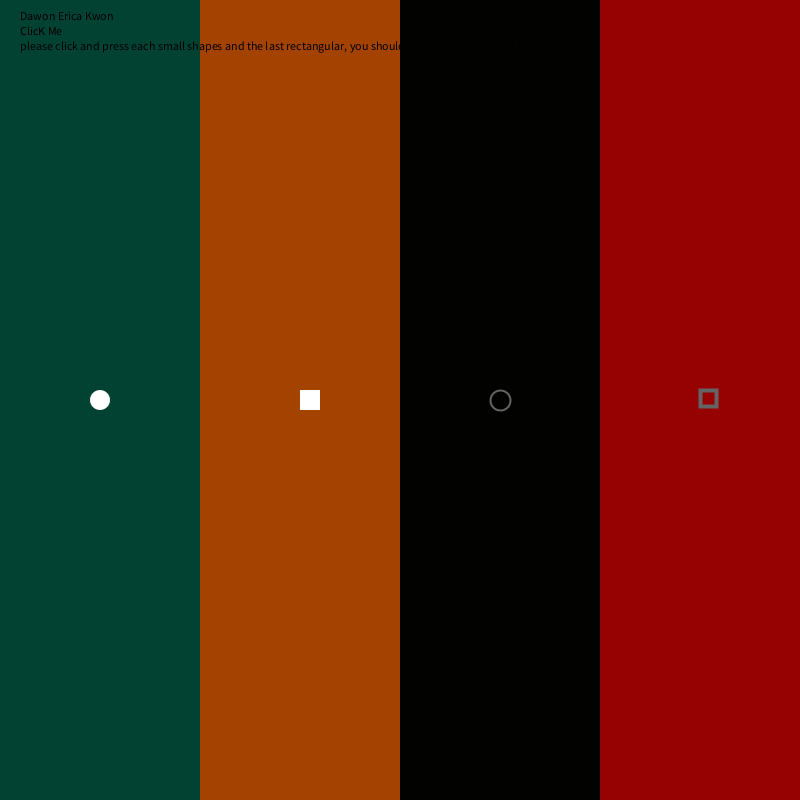
Frame 1 (no input)
Frame 60 (the mouse pressed at the canvas centre just before this capture): identical to frame 1, image omitted
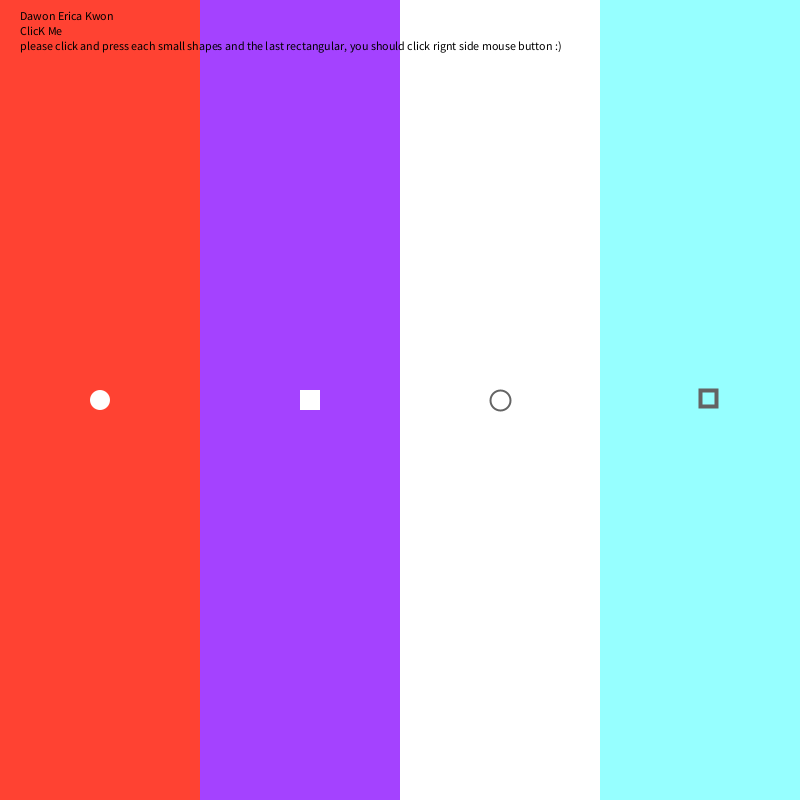
Frame 120 (the mouse held since frame 60 and released just before this capture)

The Processing sketch that drew these frames (run headless with seeded random() and noise(); from frame 60 on, the mouse is pressed at the canvas centre):

// Processing sketch: SS3_EricaKwon
// ── SS3_EricaKwon.pde
//Dawon Erica Kwon
// Title : Click me
//there are four different designs, so you can click 
//each other * the last one, you should click right mouse button.


boolean button=false;
float count=0;
float x=0;
float y=0;
float r=random(255);
float g=random(255);
float b=random(255);
float a=random(255);
  float distance=abs(mouseX-1);
  float opposit=abs(mouseX+2);
  float d=0;
  float e=0;
  float f=0;
  float h=0;
  float i=0;
  float j=0;
  
int x1=0;
int y1=0;
int x2=0;
int y2=0;
int x3=0;
int y3=0;
int x4=0;
int y4=0;
int x5=0;
int y5=0;
int speed=3;
int state=0;
  
void setup(){
  size(800,800);
}
void draw(){
  float distance=abs(mouseX-1);
  float opposit=abs(mouseX+2);
  background(255);

  
  noStroke();
  fill(distance,g,50);
  rect(0,0,200,height);
  fill(r,g,opposit);
  rect(200,0,200,height);
  fill(opposit,opposit,distance);
  rect(400,0,200,height);
  fill(150,distance,opposit);
  rect(600,0,200,height);
  
 
  fill(255);
  ellipse(100,height/2,x+20,y+20);
  rect(300,height/2-10,d+20,e+20);
  noFill();
  stroke(100);
  strokeWeight(2);
  ellipse(500,height/2,f+20,h+20);
    strokeWeight(4);
    rect(700,height/2-10,i+16,j+16);
  
  float r=random(0,255);
float g=random(0,255);
float b=random(0,255);
float a=random(0,255);
  if(mouseX>80 && mouseX<120 && mouseY>height/2-20 && mouseY<height/2+20){
    button=true;
  }else{
    button=false;
  } if(button){
    x=x+2;
    y=y+2;
  }else{
    x=0;
    y=0;
  }if(x>100){
  fill(0);
  }if(x>200){
  fill(252,227,108);
   } if (button){
      x=x+0.1;
     y=y+0.1;
     stroke(255);
     strokeWeight(1);
     ellipse(100,200,x,y);
     ellipse(100,600,x,y);
     ellipse(100,400,x,y);
  }
  if(mouseX>300 && mouseX<320 && mouseY>height/2-10 && mouseY<height/2+20){
    button=true;
  }else{
    button=false;
  }if(button){
    noStroke();
 fill(0);
 rect(x1,y1,20,20);
 
//first
 if(state==0){
   x1=x1+speed*5;
   if(x1>380){
     x1=380;
     state=1;
   }
   }else if(state==1){
   y1=y1+speed*2;
   if(y1>height-20){
     y1=height-20;
     state=2;
   }
   }else if(state==2){
     x1=x1-speed*3;
     if(x1<200){
     x1=200;
     state=3;
     }
   }else if(state==3){
   y1=y1-speed;
   if(y1<0){
  y1=0;
   state=0;
   }
   }
   }
  
//second
 if(mousePressed){
   if(mouseX>300 && mouseX<320 && mouseY>height/2-10 && mouseY<height/2+20){
     stroke(255);
   fill(81,199,198);
   rect(x2,y2,10,10);
   rect(x3*3,y3*3,40,40);
   rect(x4,y4,25,25);
   rect(x5*2,y5*2,30,30);
 if(state==0){
   x2=x2+speed*3;
   x3=x3+speed*2;
   x4=x4+speed*4;
   x5=x5+speed*2;
   if(x2>500 && x3>200 && x4>600 && x5>140 ){
     x2=500;
     x3=200;
     x4=600;
     x5=140;
     state=1;
   }
   }else if(state==1){
   y2=y2+speed*3;
   y3=y3+speed*5;
   y4=y4+speed*2;
   y5=y5+speed*3;
   if(y2>height-10 && y3>height-40 && y4>height-25 && y5>height-30){
     y2=height-10;
      y3=height-40;
       y4=height-25;
        y5=height-30;
     state=2;
   }
   }else if(state==2){
     x2=x2-speed*3;
     x3=x3-speed*3;
     x4=x4-speed*5;
     x5=x5-speed*7;
     if(x2<300 && x3<100 && x4<300 && x2<40){
     x2=300;
     x3=100;
      x4=300;
       x5=40;
       
     state=3;
     }
   }else if(state==3){
   y2=y2-speed;
   y3=y3-speed;
   y4=y4-speed;
   y5=y5-speed;
   if(y2<0 && y3<0 && y4<0 && y5<0){
  y2=0;
  y3=0;
  y4=0;
  y5=0;
  
   state=0;
   }
   }
   }
 }
if(mouseX>400 && mouseX<600 && mouseY>0 && mouseY<height){
     button=true;
     if(button){
     stroke(0);
strokeWeight(1);
   }
   for(int q=0;q<height;q+=20){
line(400,q,600,q);
   }if(mouseX>400 && mouseY<200){
     strokeWeight(0);
  fill(255,210,0,a);
  rect(400,0,200,200);
}else if (mouseX>400 && mouseY>200 && mouseY<400){
    strokeWeight(0);
  fill(251,22,194,a);
  rect(400,200,200,200);
}else if (mouseX>400 && mouseY>400 && mouseY<600){
    strokeWeight(0);
  fill(239,90,44,a);
  rect(400,400,200,200);
}else if(mouseX>400 &&mouseY>600){
    strokeWeight(0);
fill(r,g,b,a);
rect(400,600,200,200);
}
}

if(mousePressed){
  if(mouseButton==RIGHT){
   fill( r, g, b);

 strokeWeight(2);
  frameRate(5);
  fill(r,g,b,a);
  ellipse(700, 400, r, g+50);
   ellipse(500, 400, r, g+100);
    ellipse(300, 400, r+30, g);
     ellipse(100, 400, r+10, g);
     frameRate(50);
  fill(r,g,b,a);
  ellipse(700, 400, r, g+50);
   ellipse(500, 400, r, g+100);
    ellipse(300, 400, r+30, g);
     ellipse(100, 400, r+10, g);
       
  }
  }

  fill(0);
  String s="Dawon Erica Kwon";
  text(s,20,20);
    fill(0);
  String e="ClicK Me";
  text(e,20,35);
   String o="please click and press each small shapes and the last rectangular, you should click rignt side mouse button :)";
  text(o,20,50);
}

 

void keyPressed(){
background(r,g,b,a);  
}





void mousePressed(){

  fill(255);
     ellipse(100,height/2,x+20,y+20);
    x=0;
    y=0;
    
    

}
